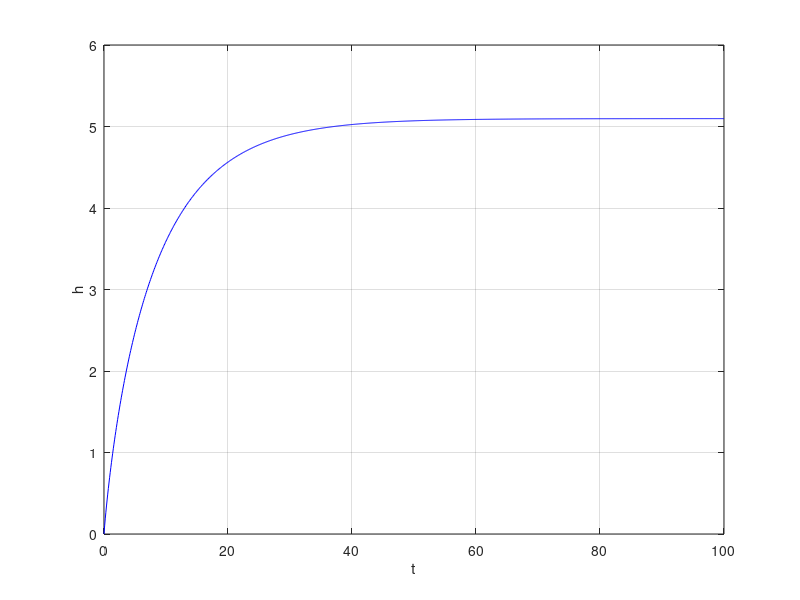

MATLAB code for this plot:
% Data
Q_in = 1;     % inflow rate
A_t = 1;      % tank cross-sectional area (m^2)
A_out = 0.1;  % outlet area (m^2)
g = 9.81;     % gravity
h_0 = 0;       % initial water level

% Simulation time parameters
T = 100;      % total simulation time 
N = 1000;     % number of time steps
dt = T / N;

% Outflow rate
Q_out = @(h) A_out * (2 * g * h) ^ 0.5;

% Test
disp('Outflow rate with h=0.5 is')
disp(Q_out(0.5))

% Arrays to store the solution
times = zeros(1, N + 1);
h = zeros(1, N + 1);
h(1) = h_0;

% Loop
for n = 1 : N
    dh = dt * (Q_in - Q_out(h(n))) / A_t;
    h(n+1) = h(n) + dh;
    times(n+1) = n * dt;
end

% Plot
plot(times, h, 'b')
grid on
xlabel('t')
ylabel('h')
